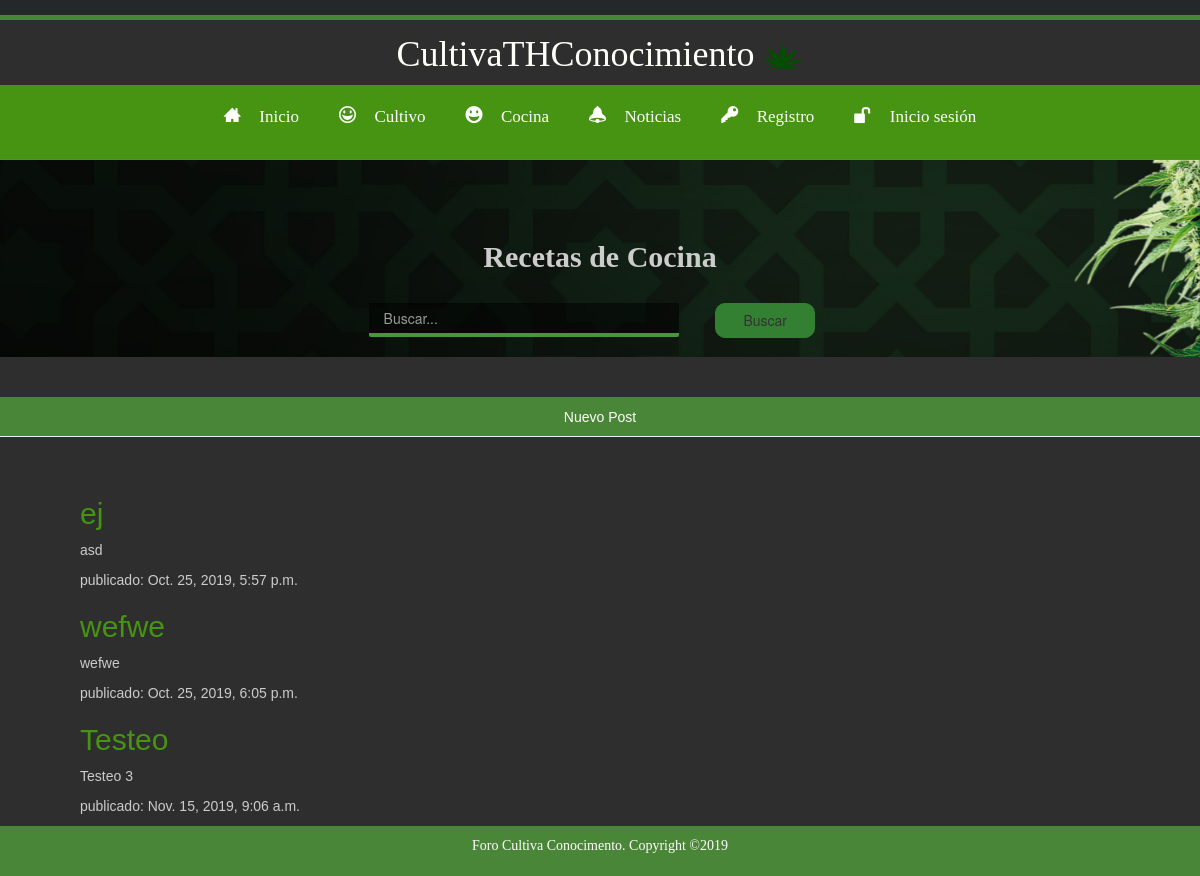
/post/list, run on an earlier commit of the app's database.
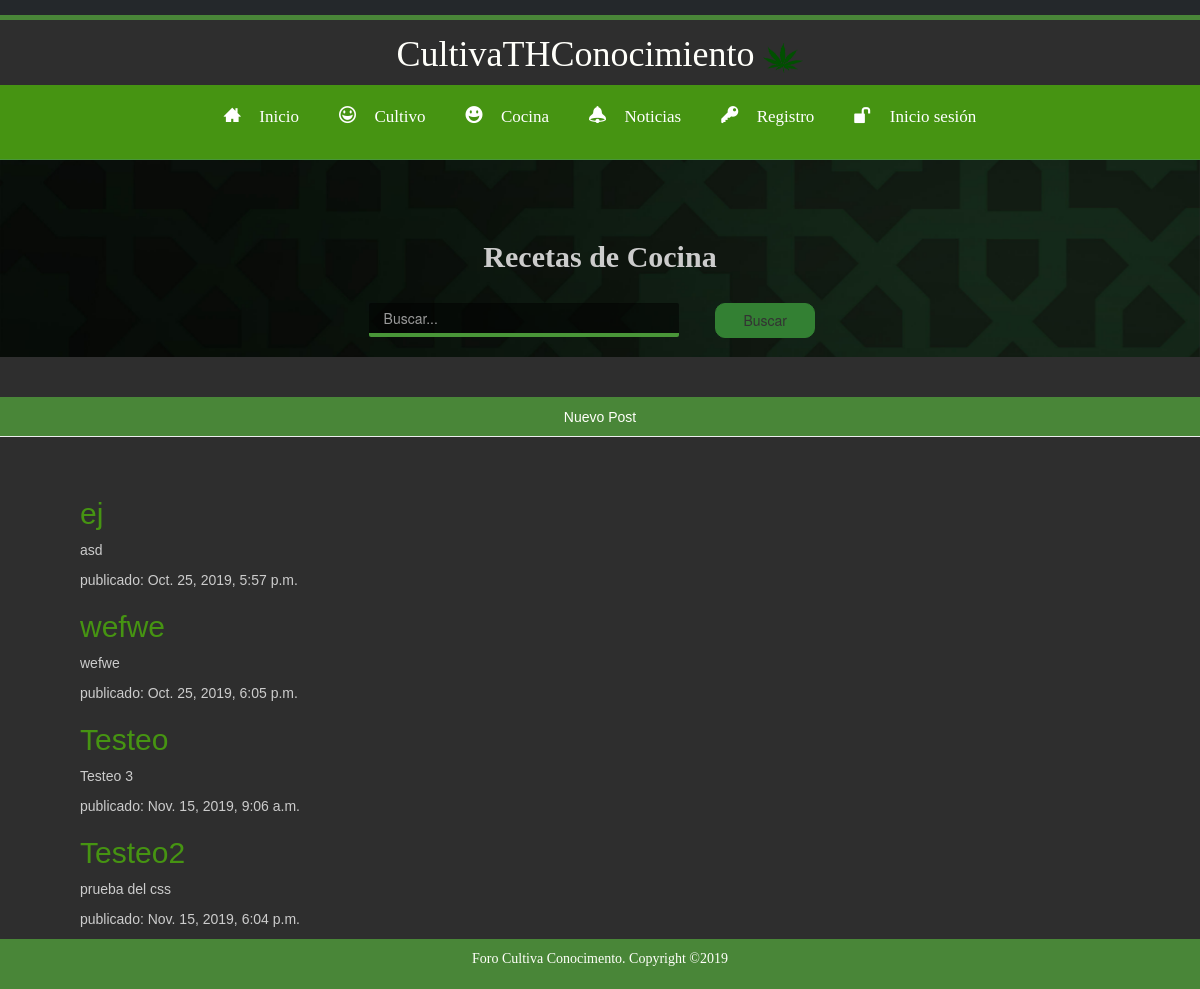
And on a later commit of the database.
### Cocina/models.py (models this page shows, shortened)
class Post(models.Model):
    author = models.ForeignKey('auth.User', on_delete=models.CASCADE)
    title = models.CharField(max_length=200)
    text = models.TextField()
    created_date = models.DateTimeField(
            default=timezone.now)
    published_date = models.DateTimeField(
            blank=True, null=True)
    class Meta:
        permissions = (
            ('administrador',_('Es administrador')),
            ('usuario',_('Es usuario')),
        )

### Cocina/views.py (the view)
# urls.py: path('post/list', views.post_list, name='post_list'),
def post_list(request):
    queryset = request.GET.get("buscar")
    posts = Post.objects.filter(published_date__lte=timezone.now()).order_by('published_date')
    if queryset:
        posts = Post.objects.filter(
            Q(title__icontains = queryset) |
            Q(text__icontains = queryset)
        ).distinct()
    return render(request, 'Cocina/post_list.html', {'posts':posts})

### Cocina/templates/Cocina/post_list.html (shortened to what this page needs)
{% extends 'Cocina/Soporte.html' %}
    {% block content %} {% for post in posts %}
    <div>
        <h2><a href="{% url 'post_detail' pk=post.pk %}">{{ post.title }}</a></h2>
        <p>{{ post.text|linebreaksbr }}</p>
        <p> publicado: {{ post.published_date }}</p>
    </div>
    {% endfor %} {% endblock %}

What changed in the data, as far as the page shows it:
added Post: title "Testeo2", text "prueba del css", published_date "Nov. 15, 2019, 6:04 p.m."
